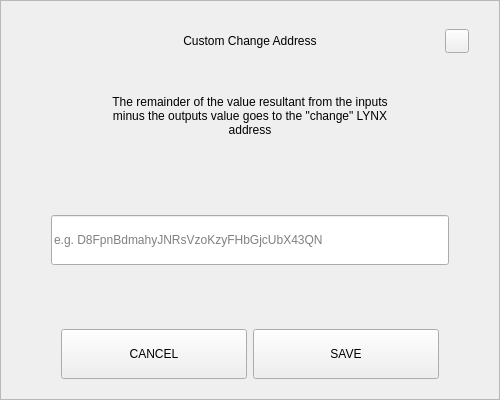
<?xml version="1.0" encoding="UTF-8"?>
<ui version="4.0">
 <class>SendChangeAddressDialog</class>
 <widget class="QDialog" name="SendChangeAddressDialog">
  <property name="geometry">
   <rect>
    <x>0</x>
    <y>0</y>
    <width>500</width>
    <height>400</height>
   </rect>
  </property>
  <property name="windowTitle">
   <string notr="true">N/A</string>
  </property>
  <layout class="QVBoxLayout" name="verticalLayout">
   <property name="spacing">
    <number>0</number>
   </property>
   <property name="leftMargin">
    <number>0</number>
   </property>
   <property name="topMargin">
    <number>0</number>
   </property>
   <property name="rightMargin">
    <number>0</number>
   </property>
   <property name="bottomMargin">
    <number>0</number>
   </property>
   <item>
    <widget class="QFrame" name="frame">
     <property name="styleSheet">
      <string notr="true"/>
     </property>
     <property name="frameShape">
      <enum>QFrame::StyledPanel</enum>
     </property>
     <property name="frameShadow">
      <enum>QFrame::Raised</enum>
     </property>
     <layout class="QVBoxLayout" name="verticalLayout_2" stretch="0,0,0,0,0,0,0">
      <property name="spacing">
       <number>0</number>
      </property>
      <property name="leftMargin">
       <number>30</number>
      </property>
      <property name="topMargin">
       <number>20</number>
      </property>
      <property name="rightMargin">
       <number>30</number>
      </property>
      <property name="bottomMargin">
       <number>20</number>
      </property>
      <item>
       <layout class="QHBoxLayout" name="horizontalLayout_3">
        <property name="spacing">
         <number>0</number>
        </property>
        <item>
         <spacer name="horizontalSpacer_2">
          <property name="orientation">
           <enum>Qt::Horizontal</enum>
          </property>
          <property name="sizeHint" stdset="0">
           <size>
            <width>40</width>
            <height>20</height>
           </size>
          </property>
         </spacer>
        </item>
        <item>
         <widget class="QLabel" name="labelTitle">
          <property name="minimumSize">
           <size>
            <width>0</width>
            <height>40</height>
           </size>
          </property>
          <property name="maximumSize">
           <size>
            <width>16777215</width>
            <height>40</height>
           </size>
          </property>
          <property name="styleSheet">
           <string notr="true">padding-left:24px;</string>
          </property>
          <property name="text">
           <string>Custom Change Address</string>
          </property>
          <property name="alignment">
           <set>Qt::AlignCenter</set>
          </property>
          <property name="margin">
           <number>7</number>
          </property>
         </widget>
        </item>
        <item>
         <spacer name="horizontalSpacer">
          <property name="orientation">
           <enum>Qt::Horizontal</enum>
          </property>
          <property name="sizeHint" stdset="0">
           <size>
            <width>40</width>
            <height>20</height>
           </size>
          </property>
         </spacer>
        </item>
        <item>
         <widget class="QPushButton" name="btnEsc">
          <property name="minimumSize">
           <size>
            <width>24</width>
            <height>24</height>
           </size>
          </property>
          <property name="maximumSize">
           <size>
            <width>24</width>
            <height>24</height>
           </size>
          </property>
          <property name="focusPolicy">
           <enum>Qt::NoFocus</enum>
          </property>
          <property name="text">
           <string/>
          </property>
         </widget>
        </item>
       </layout>
      </item>
      <item>
       <spacer name="verticalSpacer_2">
        <property name="orientation">
         <enum>Qt::Vertical</enum>
        </property>
        <property name="sizeType">
         <enum>QSizePolicy::Fixed</enum>
        </property>
        <property name="sizeHint" stdset="0">
         <size>
          <width>20</width>
          <height>20</height>
         </size>
        </property>
       </spacer>
      </item>
      <item alignment="Qt::AlignHCenter">
       <widget class="QLabel" name="labelMessage">
        <property name="minimumSize">
         <size>
          <width>0</width>
          <height>70</height>
         </size>
        </property>
        <property name="text">
         <string>The remainder of the value resultant from the inputs minus the outputs value goes to the &quot;change&quot; LYNX address</string>
        </property>
        <property name="alignment">
         <set>Qt::AlignCenter</set>
        </property>
        <property name="wordWrap">
         <bool>true</bool>
        </property>
       </widget>
      </item>
      <item>
       <spacer name="verticalSpacer_3">
        <property name="orientation">
         <enum>Qt::Vertical</enum>
        </property>
        <property name="sizeHint" stdset="0">
         <size>
          <width>20</width>
          <height>40</height>
         </size>
        </property>
       </spacer>
      </item>
      <item>
       <layout class="QHBoxLayout" name="horizontalLayout_2">
        <property name="spacing">
         <number>0</number>
        </property>
        <property name="leftMargin">
         <number>20</number>
        </property>
        <property name="rightMargin">
         <number>20</number>
        </property>
        <item>
         <widget class="QLineEdit" name="lineEditAddress">
          <property name="minimumSize">
           <size>
            <width>0</width>
            <height>50</height>
           </size>
          </property>
          <property name="placeholderText">
           <string notr="true">e.g. D8FpnBdmahyJNRsVzoKzyFHbGjcUbX43QN</string>
          </property>
         </widget>
        </item>
       </layout>
      </item>
      <item>
       <spacer name="verticalSpacer">
        <property name="orientation">
         <enum>Qt::Vertical</enum>
        </property>
        <property name="sizeHint" stdset="0">
         <size>
          <width>20</width>
          <height>40</height>
         </size>
        </property>
       </spacer>
      </item>
      <item>
       <layout class="QHBoxLayout" name="horizontalLayout" stretch="2,2">
        <property name="spacing">
         <number>6</number>
        </property>
        <property name="leftMargin">
         <number>30</number>
        </property>
        <property name="rightMargin">
         <number>30</number>
        </property>
        <item>
         <widget class="QPushButton" name="btnCancel">
          <property name="minimumSize">
           <size>
            <width>180</width>
            <height>50</height>
           </size>
          </property>
          <property name="focusPolicy">
           <enum>Qt::NoFocus</enum>
          </property>
          <property name="text">
           <string>CANCEL</string>
          </property>
         </widget>
        </item>
        <item>
         <widget class="QPushButton" name="btnSave">
          <property name="minimumSize">
           <size>
            <width>180</width>
            <height>50</height>
           </size>
          </property>
          <property name="focusPolicy">
           <enum>Qt::NoFocus</enum>
          </property>
          <property name="text">
           <string>SAVE</string>
          </property>
         </widget>
        </item>
       </layout>
      </item>
     </layout>
    </widget>
   </item>
  </layout>
 </widget>
 <resources/>
 <connections/>
</ui>
